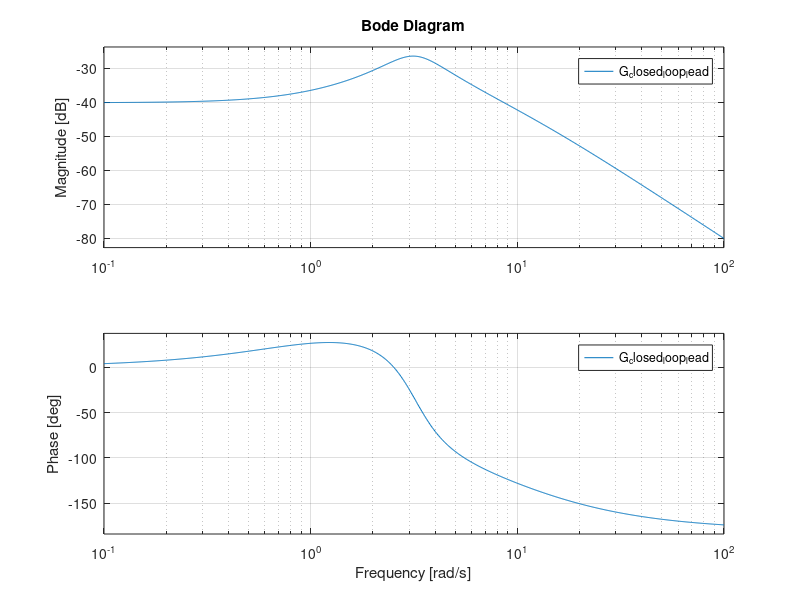
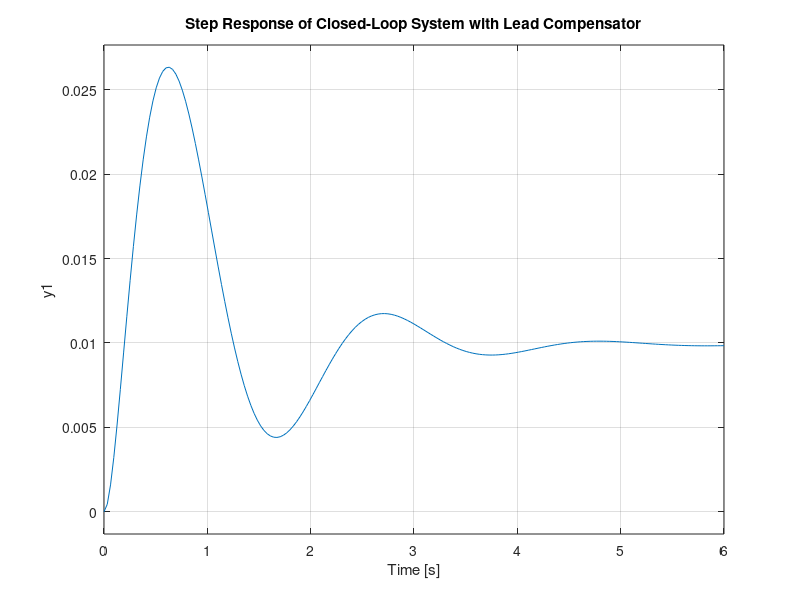

Reproduce these figures in MATLAB, in order.

% Define the plant transfer function
G = tf([1], [1 2 10]);  % Example: G(s) = 1 / (s^2 + 2s + 10)
 
% Define Lead compensator parameters
z = 1;  % Zero of the Lead compensator
p = 10; % Pole of the Lead compensator
K = 1;  % Gain factor
 
% Lead compensator transfer function
G_lead = K * tf([1 z], [1 p]);
 
% Closed-loop system with Lead compensator
G_closed_loop_lead = feedback(G * G_lead, 1);
 
% Plot Bode plots
figure;
bode(G_closed_loop_lead);
grid on;
 
% Step response
figure;
step(G_closed_loop_lead);
title('Step Response of Closed-Loop System with Lead Compensator');
